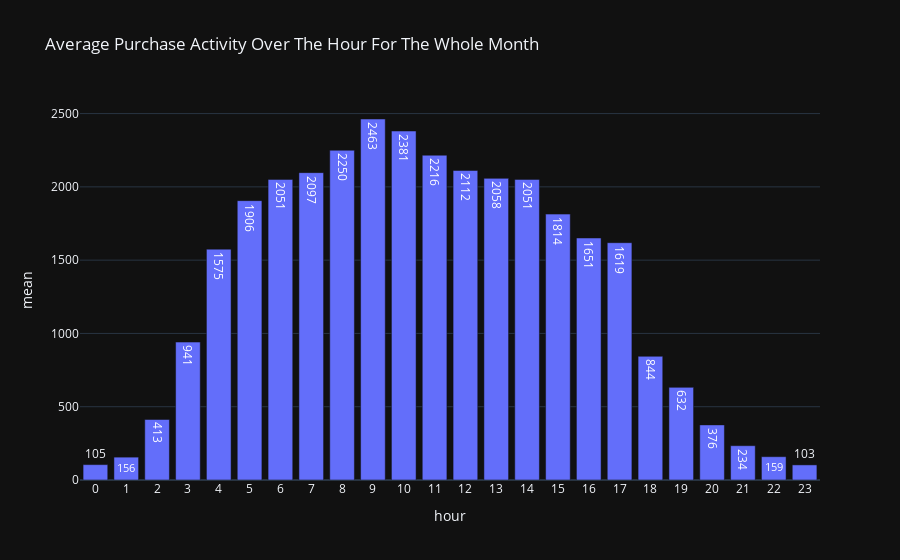

Write notebook code for a chart like this one.
### Markdown cell above
<a id = '5.0'></a>
<p style = "font-size : 25px; color : #000000 ; font-family : 'Times New Roman'; text-align : left; border-radius: 5px 5px;">
<strong>Customer's Purchase Activity is stable from 4am-5pm and peaked at 9am</strong></p>

### Code cell
rev_hour = (rev_filter.groupby(['date_utc', 'hour'])
            ['price'].agg(['count'])
            .reset_index()
            .rename(columns={'price':'purchase_count'}))
rev_hour = (rev_hour.groupby('hour')
            ['count'].agg(['mean'])
            .reset_index()
            .round()
            .astype('uint16'))
print(rev_hour)

fig = px.bar(rev_hour, x='hour', y='mean', text='mean', title='Average Purchase Activity Over The Hour For The Whole Month', template='plotly_dark')
fig.update_xaxes(tickmode='linear')

### Figure 1 — Plotly figure (JSON) as saved in the notebook; plotly's stock layout.template omitted (floating-point values rounded to 4 significant figures)
{"data": [{"alignmentgroup": "True", "hovertemplate": "hour=%{x}<br>mean=%{text}<extra></extra>", "legendgroup": "", "marker": {"color": "#636efa", "pattern": {"shape": ""}}, "name": "", "offsetgroup": "", "orientation": "v", "showlegend": false, "text": [105, 156, 413, 941, 1575, 1906, 2051, 2097, 2250, 2463, 2381, 2216, 2112, 2058, 2051, 1814, 1651, 1619, 844, 632, 376, 234, 159, 103], "textposition": "auto", "type": "bar", "x": [0, 1, 2, 3, 4, 5, 6, 7, 8, 9, 10, 11, 12, 13, 14, 15, 16, 17, 18, 19, 20, 21, 22, 23], "xaxis": "x", "y": [105, 156, 413, 941, 1575, 1906, 2051, 2097, 2250, 2463, 2381, 2216, 2112, 2058, 2051, 1814, 1651, 1619, 844, 632, 376, 234, 159, 103], "yaxis": "y"}], "layout": {"barmode": "relative", "legend": {"tracegroupgap": 0}, "title": {"text": "Average Purchase Activity Over The Hour For The Whole Month"}, "xaxis": {"anchor": "y", "domain": [0, 1], "tickmode": "linear", "title": {"text": "hour"}}, "yaxis": {"anchor": "x", "domain": [0, 1], "title": {"text": "mean"}}}}
